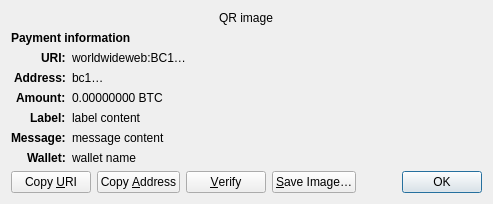
<?xml version="1.0" encoding="UTF-8"?>
<ui version="4.0">
 <class>ReceiveRequestDialog</class>
 <widget class="QDialog" name="ReceiveRequestDialog">
  <property name="geometry">
   <rect>
    <x>0</x>
    <y>0</y>
    <width>413</width>
    <height>229</height>
   </rect>
  </property>
  <property name="windowTitle">
   <string>Request payment to …</string>
  </property>
  <layout class="QGridLayout" name="gridLayout" columnstretch="0,1">
   <property name="sizeConstraint">
    <enum>QLayout::SetFixedSize</enum>
   </property>
   <item row="0" column="0" colspan="2" alignment="Qt::AlignHCenter">
    <widget class="QRImageWidget" name="qr_code">
     <property name="text">
      <string notr="true">QR image</string>
     </property>
     <property name="textInteractionFlags">
      <set>Qt::NoTextInteraction</set>
     </property>
    </widget>
   </item>
   <item row="1" column="0" colspan="2">
    <widget class="QLabel" name="payment_header">
     <property name="font">
      <font>
       <weight>75</weight>
       <bold>true</bold>
      </font>
     </property>
     <property name="text">
      <string>Payment information</string>
     </property>
     <property name="textInteractionFlags">
      <set>Qt::NoTextInteraction</set>
     </property>
    </widget>
   </item>
   <item row="2" column="0" alignment="Qt::AlignRight|Qt::AlignTop">
    <widget class="QLabel" name="uri_tag">
     <property name="font">
      <font>
       <weight>75</weight>
       <bold>true</bold>
      </font>
     </property>
     <property name="text">
      <string notr="true">URI:</string>
     </property>
     <property name="textFormat">
      <enum>Qt::PlainText</enum>
     </property>
     <property name="textInteractionFlags">
      <set>Qt::NoTextInteraction</set>
     </property>
    </widget>
   </item>
   <item row="2" column="1" alignment="Qt::AlignTop">
    <widget class="QLabel" name="uri_content">
     <property name="text">
      <string notr="true">worldwideweb:BC1…</string>
     </property>
     <property name="textFormat">
      <enum>Qt::RichText</enum>
     </property>
     <property name="wordWrap">
      <bool>true</bool>
     </property>
     <property name="textInteractionFlags">
      <set>Qt::TextSelectableByMouse</set>
     </property>
    </widget>
   </item>
   <item row="3" column="0" alignment="Qt::AlignRight|Qt::AlignTop">
    <widget class="QLabel" name="address_tag">
     <property name="font">
      <font>
       <weight>75</weight>
       <bold>true</bold>
      </font>
     </property>
     <property name="text">
      <string>Address:</string>
     </property>
     <property name="textInteractionFlags">
      <set>Qt::NoTextInteraction</set>
     </property>
    </widget>
   </item>
   <item row="3" column="1" alignment="Qt::AlignTop">
    <widget class="QLabel" name="address_content">
     <property name="text">
      <string notr="true">bc1…</string>
     </property>
     <property name="textFormat">
      <enum>Qt::PlainText</enum>
     </property>
     <property name="textInteractionFlags">
      <set>Qt::TextSelectableByMouse</set>
     </property>
    </widget>
   </item>
   <item row="4" column="0" alignment="Qt::AlignRight|Qt::AlignTop">
    <widget class="QLabel" name="amount_tag">
     <property name="font">
      <font>
       <weight>75</weight>
       <bold>true</bold>
      </font>
     </property>
     <property name="text">
      <string>Amount:</string>
     </property>
     <property name="textInteractionFlags">
      <set>Qt::NoTextInteraction</set>
     </property>
    </widget>
   </item>
   <item row="4" column="1" alignment="Qt::AlignTop">
    <widget class="QLabel" name="amount_content">
     <property name="text">
      <string notr="true">0.00000000 BTC</string>
     </property>
     <property name="textFormat">
      <enum>Qt::PlainText</enum>
     </property>
     <property name="textInteractionFlags">
      <set>Qt::TextSelectableByMouse</set>
     </property>
    </widget>
   </item>
   <item row="5" column="0" alignment="Qt::AlignRight|Qt::AlignTop">
    <widget class="QLabel" name="label_tag">
     <property name="font">
      <font>
       <weight>75</weight>
       <bold>true</bold>
      </font>
     </property>
     <property name="text">
      <string>Label:</string>
     </property>
     <property name="textInteractionFlags">
      <set>Qt::NoTextInteraction</set>
     </property>
    </widget>
   </item>
   <item row="5" column="1" alignment="Qt::AlignTop">
    <widget class="QLabel" name="label_content">
     <property name="text">
      <string notr="true">label content</string>
     </property>
     <property name="textFormat">
      <enum>Qt::PlainText</enum>
     </property>
     <property name="wordWrap">
      <bool>true</bool>
     </property>
     <property name="textInteractionFlags">
      <set>Qt::TextSelectableByMouse</set>
     </property>
    </widget>
   </item>
   <item row="6" column="0" alignment="Qt::AlignRight|Qt::AlignTop">
    <widget class="QLabel" name="message_tag">
     <property name="font">
      <font>
       <weight>75</weight>
       <bold>true</bold>
      </font>
     </property>
     <property name="text">
      <string>Message:</string>
     </property>
     <property name="textInteractionFlags">
      <set>Qt::NoTextInteraction</set>
     </property>
    </widget>
   </item>
   <item row="6" column="1" alignment="Qt::AlignTop">
    <widget class="QLabel" name="message_content">
     <property name="text">
      <string notr="true">message content</string>
     </property>
     <property name="textFormat">
      <enum>Qt::PlainText</enum>
     </property>
     <property name="wordWrap">
      <bool>true</bool>
     </property>
     <property name="textInteractionFlags">
      <set>Qt::TextSelectableByMouse</set>
     </property>
    </widget>
   </item>
   <item row="7" column="0" alignment="Qt::AlignRight|Qt::AlignTop">
    <widget class="QLabel" name="wallet_tag">
     <property name="font">
      <font>
       <weight>75</weight>
       <bold>true</bold>
      </font>
     </property>
     <property name="text">
      <string>Wallet:</string>
     </property>
     <property name="textInteractionFlags">
      <set>Qt::NoTextInteraction</set>
     </property>
    </widget>
   </item>
   <item row="7" column="1" alignment="Qt::AlignTop">
    <widget class="QLabel" name="wallet_content">
     <property name="text">
      <string notr="true">wallet name</string>
     </property>
     <property name="textFormat">
      <enum>Qt::PlainText</enum>
     </property>
     <property name="wordWrap">
      <bool>true</bool>
     </property>
     <property name="textInteractionFlags">
      <set>Qt::TextSelectableByMouse</set>
     </property>
    </widget>
   </item>
   <item row="8" column="0" colspan="2">
    <layout class="QHBoxLayout" name="horizontalLayout">
     <item>
      <widget class="QPushButton" name="btnCopyURI">
       <property name="text">
        <string>Copy &amp;URI</string>
       </property>
       <property name="autoDefault">
        <bool>false</bool>
       </property>
      </widget>
     </item>
     <item>
      <widget class="QPushButton" name="btnCopyAddress">
       <property name="text">
        <string>Copy &amp;Address</string>
       </property>
       <property name="autoDefault">
        <bool>false</bool>
       </property>
      </widget>
     </item>
     <item>
      <widget class="QPushButton" name="btnVerify">
       <property name="text">
        <string>&amp;Verify</string>
       </property>
       <property name="toolTip">
        <string>Verify this address on e.g. a hardware wallet screen</string>
       </property>
       <property name="autoDefault">
        <bool>false</bool>
       </property>
      </widget>
     </item>
     <item>
      <widget class="QPushButton" name="btnSaveAs">
       <property name="text">
        <string>&amp;Save Image…</string>
       </property>
       <property name="autoDefault">
        <bool>false</bool>
       </property>
      </widget>
     </item>
     <item>
      <spacer name="horizontalSpacer_2">
       <property name="orientation">
        <enum>Qt::Horizontal</enum>
       </property>
       <property name="sizeHint" stdset="0">
        <size>
         <width>40</width>
         <height>20</height>
        </size>
       </property>
      </spacer>
     </item>
     <item>
      <widget class="QDialogButtonBox" name="buttonBox">
       <property name="focusPolicy">
        <enum>Qt::StrongFocus</enum>
       </property>
       <property name="standardButtons">
        <set>QDialogButtonBox::Ok</set>
       </property>
      </widget>
     </item>
    </layout>
   </item>
  </layout>
 </widget>
 <customwidgets>
  <customwidget>
   <class>QRImageWidget</class>
   <extends>QLabel</extends>
   <header>qt/qrimagewidget.h</header>
  </customwidget>
 </customwidgets>
 <tabstops>
  <tabstop>buttonBox</tabstop>
  <tabstop>btnCopyURI</tabstop>
  <tabstop>btnCopyAddress</tabstop>
  <tabstop>btnSaveAs</tabstop>
 </tabstops>
 <resources/>
 <connections>
  <connection>
   <sender>buttonBox</sender>
   <signal>accepted()</signal>
   <receiver>ReceiveRequestDialog</receiver>
   <slot>accept()</slot>
   <hints>
    <hint type="sourcelabel">
     <x>135</x>
     <y>230</y>
    </hint>
    <hint type="destinationlabel">
     <x>135</x>
     <y>126</y>
    </hint>
   </hints>
  </connection>
 </connections>
</ui>
